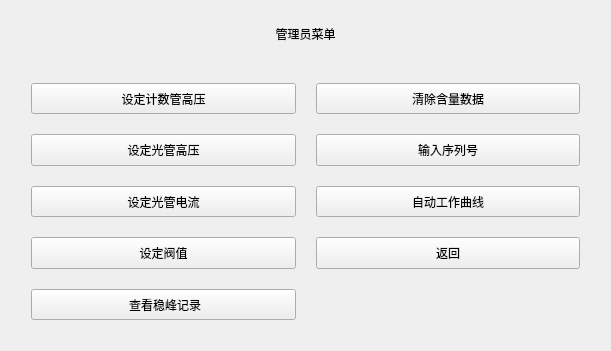
<?xml version="1.0" encoding="UTF-8"?>
<ui version="4.0">
 <class>hide_system</class>
 <widget class="QWidget" name="hide_system">
  <property name="geometry">
   <rect>
    <x>0</x>
    <y>0</y>
    <width>611</width>
    <height>351</height>
   </rect>
  </property>
  <property name="windowTitle">
   <string>Form</string>
  </property>
  <layout class="QGridLayout" name="gridLayout_2">
   <item row="0" column="0">
    <layout class="QVBoxLayout" name="verticalLayout" stretch="1,6">
     <item>
      <widget class="QLabel" name="label">
       <property name="text">
        <string>管理员菜单</string>
       </property>
       <property name="alignment">
        <set>Qt::AlignCenter</set>
       </property>
      </widget>
     </item>
     <item>
      <layout class="QGridLayout" name="gridLayout">
       <property name="margin">
        <number>20</number>
       </property>
       <property name="spacing">
        <number>20</number>
       </property>
       <item row="0" column="0">
        <widget class="QPushButton" name="b_count_voltage">
         <property name="sizePolicy">
          <sizepolicy hsizetype="Minimum" vsizetype="Minimum">
           <horstretch>0</horstretch>
           <verstretch>0</verstretch>
          </sizepolicy>
         </property>
         <property name="text">
          <string>设定计数管高压</string>
         </property>
        </widget>
       </item>
       <item row="3" column="1">
        <widget class="QPushButton" name="b_input_serial">
         <property name="sizePolicy">
          <sizepolicy hsizetype="Minimum" vsizetype="Minimum">
           <horstretch>0</horstretch>
           <verstretch>0</verstretch>
          </sizepolicy>
         </property>
         <property name="text">
          <string>输入序列号</string>
         </property>
        </widget>
       </item>
       <item row="5" column="1">
        <widget class="QPushButton" name="pushButton">
         <property name="sizePolicy">
          <sizepolicy hsizetype="Minimum" vsizetype="Minimum">
           <horstretch>0</horstretch>
           <verstretch>0</verstretch>
          </sizepolicy>
         </property>
         <property name="text">
          <string>返回</string>
         </property>
        </widget>
       </item>
       <item row="4" column="1">
        <widget class="QPushButton" name="pushButton_2">
         <property name="sizePolicy">
          <sizepolicy hsizetype="Minimum" vsizetype="Minimum">
           <horstretch>0</horstretch>
           <verstretch>0</verstretch>
          </sizepolicy>
         </property>
         <property name="text">
          <string>自动工作曲线</string>
         </property>
        </widget>
       </item>
       <item row="5" column="0">
        <widget class="QPushButton" name="b_value">
         <property name="sizePolicy">
          <sizepolicy hsizetype="Minimum" vsizetype="Minimum">
           <horstretch>0</horstretch>
           <verstretch>0</verstretch>
          </sizepolicy>
         </property>
         <property name="text">
          <string>设定阀值</string>
         </property>
        </widget>
       </item>
       <item row="4" column="0">
        <widget class="QPushButton" name="b_light_electricity">
         <property name="sizePolicy">
          <sizepolicy hsizetype="Minimum" vsizetype="Minimum">
           <horstretch>0</horstretch>
           <verstretch>0</verstretch>
          </sizepolicy>
         </property>
         <property name="text">
          <string>设定光管电流</string>
         </property>
        </widget>
       </item>
       <item row="3" column="0">
        <widget class="QPushButton" name="b_light_voltage">
         <property name="sizePolicy">
          <sizepolicy hsizetype="Minimum" vsizetype="Minimum">
           <horstretch>0</horstretch>
           <verstretch>0</verstretch>
          </sizepolicy>
         </property>
         <property name="text">
          <string>设定光管高压</string>
         </property>
        </widget>
       </item>
       <item row="0" column="1">
        <widget class="QPushButton" name="b_clear">
         <property name="sizePolicy">
          <sizepolicy hsizetype="Minimum" vsizetype="Minimum">
           <horstretch>0</horstretch>
           <verstretch>0</verstretch>
          </sizepolicy>
         </property>
         <property name="text">
          <string>清除含量数据</string>
         </property>
        </widget>
       </item>
       <item row="6" column="0">
        <widget class="QPushButton" name="pushButton_3">
         <property name="sizePolicy">
          <sizepolicy hsizetype="Minimum" vsizetype="Minimum">
           <horstretch>0</horstretch>
           <verstretch>0</verstretch>
          </sizepolicy>
         </property>
         <property name="text">
          <string> 查看稳峰记录</string>
         </property>
        </widget>
       </item>
      </layout>
     </item>
    </layout>
   </item>
  </layout>
 </widget>
 <resources/>
 <connections/>
</ui>
